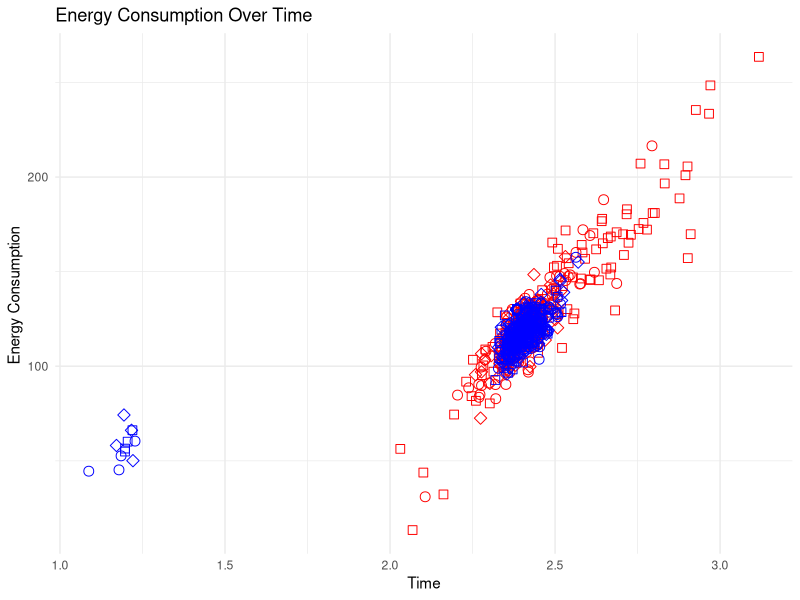

Write the R code that produced this figure.
mixed_data_regular <- read.csv("data/cec-1.11.8-cec-initial-17-Jan-12-08-26.csv")
mixed_data_regular$group <- "regular"

for (i in seq(from=2,to=nrow(mixed_data_regular),by=2)) {
  mixed_data_regular$delta_seconds[i] <- mixed_data_regular$seconds[i] - mixed_data_regular$seconds[i-1]
  mixed_data_regular$delta_PKG[i] <- mixed_data_regular$PKG[i] - mixed_data_regular$PKG[i-1]
}

mixed_data_sandwich <- read.csv("data/cec-1.11.8-cec-sandwich-17-Jan-14-16-14.csv")
mixed_data_sandwich$group <- "sandwich"

for (k in seq(from=0,to=nrow(mixed_data_sandwich)-1,by=61)) {
  for (i in seq(from=2,to=60,by=2)) {
    mixed_data_sandwich$delta_seconds[k+i] <- mixed_data_sandwich$seconds[k+i] - (mixed_data_sandwich$seconds[k+i-1]+ mixed_data_sandwich$seconds[k+i+1])/2
    mixed_data_sandwich$delta_PKG[k+i] <- mixed_data_sandwich$PKG[k+i]  - (mixed_data_sandwich$PKG[k+i-1] + mixed_data_sandwich$PKG[k+i+1])/2
  }
}

mixed_data <- rbind(mixed_data_regular, mixed_data_sandwich)


mixed_data$color <- ifelse(mixed_data$group == "regular", "red", "blue")
mixed_data$shape <- ifelse(mixed_data$dimension == 10, 21,
                           ifelse(mixed_data$dimension == 5,22,23))

library(ggplot2)
ggplot(mixed_data, aes(x = delta_seconds, y = delta_PKG)) +
  geom_point(color=mixed_data$color, shape=mixed_data$shape, size=3) +
  labs(
    title = "Energy Consumption Over Time",
    x = "Time",
    y = "Energy Consumption "
  ) +
  theme_minimal()
